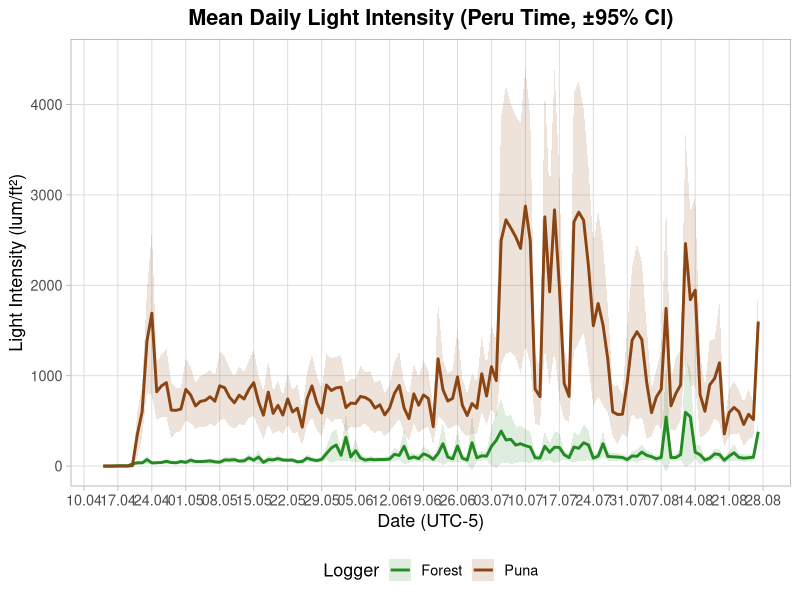
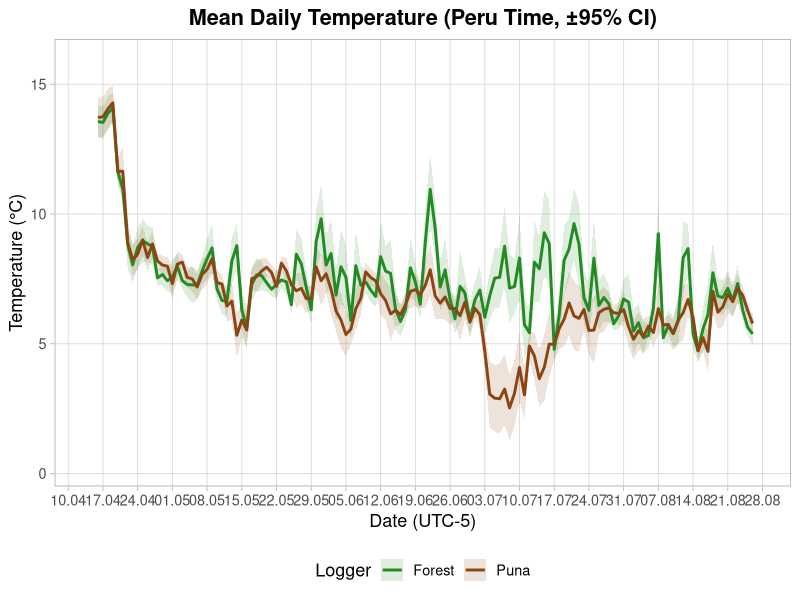
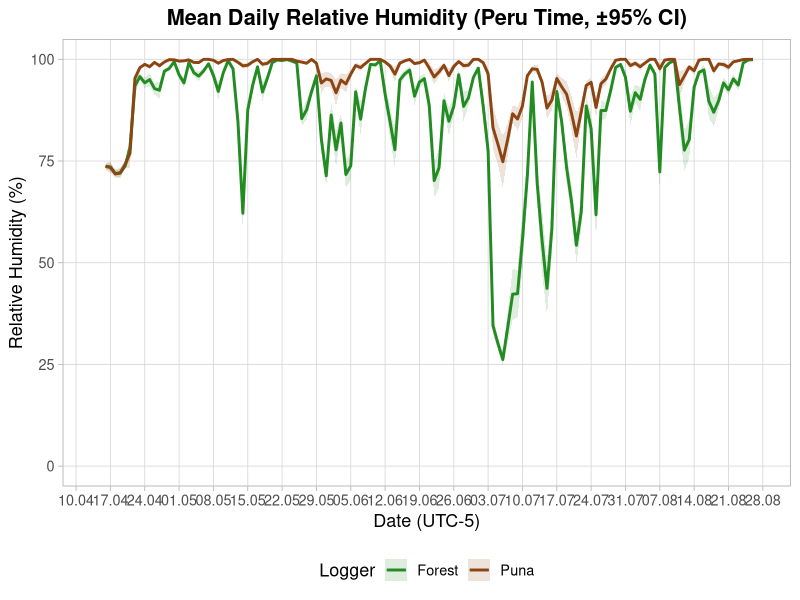
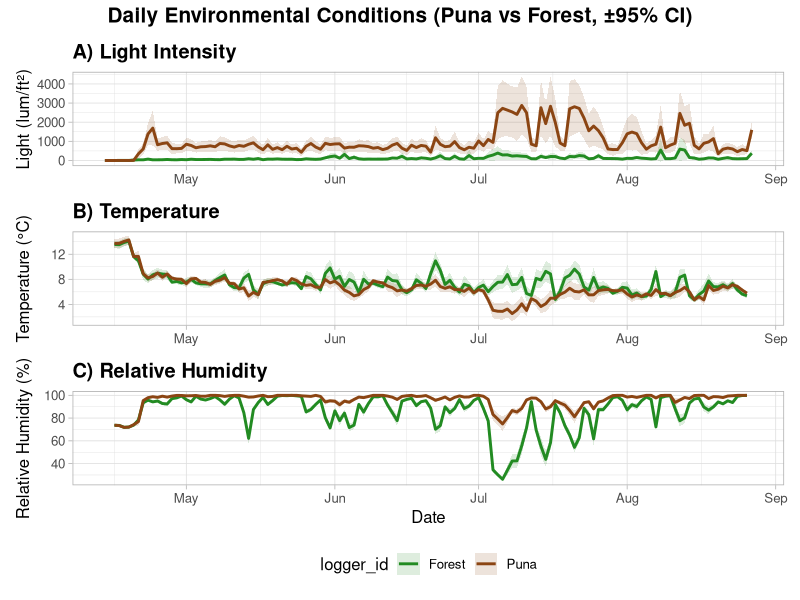

Write R code to recreate these figures, in order.
## ---- chunk 1
setwd("C:/Users/edith clemente arena/Desktop/EPIFITAS -GRADIENTE/treeline-epiphytes/treeline-epiphytes")
climadata <- read.csv("dataclima.csv", header = TRUE, sep = ";", stringsAsFactors = FALSE)
str(climadata)      # Estructura de la base de datos
head(climadata)
head(climadata$date_hour)
str(climadata$date_hour)
## ---- chunk 2
library(dplyr)
library(ggplot2)
library(lubridate)
library(tidyr)

# 1️⃣ Convertir la fecha-hora al formato correcto
climadata <- climadata %>%
  mutate(date_hour = as.POSIXct(date_hour, format = "%d/%m/%Y %H:%M", tz = "America/Lima"))

# 2️⃣ Reorganizar datos en formato largo (para ggplot)
clima_long <- climadata %>%
  select(date_hour, ilum_puna, ilum_forest) %>%
  pivot_longer(
    cols = c(ilum_puna, ilum_forest),
    names_to = "logger_id",
    values_to = "light_lum_ft2"
  ) %>%
  mutate(date = as.Date(date_hour))  # extraer solo la fecha

# 3️⃣ Calcular la media diaria ±95% CI por logger
daily_light <- clima_long %>%
  group_by(date, logger_id) %>%
  summarise(
    n_obs   = sum(!is.na(light_lum_ft2)),
    light_mean = mean(light_lum_ft2, na.rm = TRUE),
    light_sd   = sd(light_lum_ft2, na.rm = TRUE),
    se_l       = light_sd / sqrt(pmax(n_obs, 1)),
    tcrit      = qt(0.975, df = pmax(n_obs - 1, 1)),
    ci         = tcrit * se_l,
    .groups = "drop"
  )

# 4️⃣ Gráfico: Mean Daily Light Intensity (±95% CI)
ggplot(daily_light, aes(x = date, y = light_mean, color = logger_id, fill = logger_id)) +
  geom_ribbon(aes(ymin = light_mean - ci, ymax = light_mean + ci), alpha = 0.15, color = NA) +
  geom_line(linewidth = 1) +
  labs(
    title = "Mean Daily Light Intensity (Peru Time, ±95% CI)",
    x = "Date (UTC-5)",
    y = "Light Intensity (lum/ft²)",
    color = "Logger",
    fill  = "Logger"
  ) +
  scale_color_manual(values = c(
    "ilum_forest" = "#228B22",
    "ilum_puna"   = "#8B4513"
  ),
  labels = c("Forest", "Puna")) +
  scale_fill_manual(values = c(
    "ilum_forest" = "#228B22",
    "ilum_puna"   = "#8B4513"
  ),
  labels = c("Forest", "Puna")) +
  scale_x_date(date_breaks = "7 days", date_labels = "%d.%m") +
  coord_cartesian(ylim = c(0, 4500)) +                        # ajusta el rango según tus valores
  scale_y_continuous(breaks = seq(0, 9000, by = 1000)) +
  theme_light(base_size = 13) +
  theme(
    legend.position = "bottom",
    panel.grid.major = element_line(color = "grey85", linewidth = 0.3),
    panel.grid.minor = element_blank(),
    plot.title = element_text(face = "bold", hjust = 0.5)
  )

## ---- chunk 3
library(dplyr)
library(ggplot2)
library(lubridate)
library(tidyr)

# 1️⃣ Convertir la fecha-hora al formato correcto
climadata <- climadata %>%
  mutate(date_hour = as.POSIXct(date_hour, format = "%d/%m/%Y %H:%M", tz = "America/Lima"))

# 2️⃣ Reorganizar datos en formato largo
temp_long <- climadata %>%
  select(date_hour, temp_puna, temp_forest) %>%
  pivot_longer(
    cols = c(temp_puna, temp_forest),
    names_to = "logger_id",
    values_to = "temperature"
  ) %>%
  mutate(date = as.Date(date_hour))

# 3️⃣ Calcular la media diaria ±95% CI por logger
daily_temp <- temp_long %>%
  group_by(date, logger_id) %>%
  summarise(
    n_obs   = sum(!is.na(temperature)),
    temp_mean = mean(temperature, na.rm = TRUE),
    temp_sd   = sd(temperature, na.rm = TRUE),
    se_t      = temp_sd / sqrt(pmax(n_obs, 1)),
    tcrit     = qt(0.975, df = pmax(n_obs - 1, 1)),
    ci        = tcrit * se_t,
    .groups = "drop"
  )

# 4️⃣ Gráfico: Mean Daily Temperature (±95% CI)
ggplot(daily_temp, aes(x = date, y = temp_mean, color = logger_id, fill = logger_id)) +
  geom_ribbon(aes(ymin = temp_mean - ci, ymax = temp_mean + ci), alpha = 0.15, color = NA) +
  geom_line(linewidth = 1) +
  labs(
    title = "Mean Daily Temperature (Peru Time, ±95% CI)",
    x = "Date (UTC-5)",
    y = "Temperature (°C)",
    color = "Logger",
    fill  = "Logger"
  ) +
  scale_color_manual(values = c(
    "temp_forest" = "#228B22",  # verde
    "temp_puna"   = "#8B4513"   # marrón
  ),
  labels = c("Forest", "Puna")) +
  scale_fill_manual(values = c(
    "temp_forest" = "#228B22",
    "temp_puna"   = "#8B4513"
  ),
  labels = c("Forest", "Puna")) +
  scale_x_date(date_breaks = "7 days", date_labels = "%d.%m") +
  coord_cartesian(ylim = c(min(daily_temp$temp_mean - daily_temp$ci, na.rm = TRUE) - 1,
                           max(daily_temp$temp_mean + daily_temp$ci, na.rm = TRUE) + 1)) +
  theme_light(base_size = 13) +
  theme(
    legend.position = "bottom",
    panel.grid.major = element_line(color = "grey85", linewidth = 0.3),
    panel.grid.minor = element_blank(),
    plot.title = element_text(face = "bold", hjust = 0.5)
  )

## ---- chunk 4
library(dplyr)
library(ggplot2)
library(lubridate)
library(tidyr)

# 1️⃣ Convertir fecha y hora
climadata <- climadata %>%
  mutate(date_hour = as.POSIXct(date_hour, format = "%d/%m/%Y %H:%M", tz = "America/Lima"))

# 2️⃣ Reorganizar datos (formato largo)
hr_long <- climadata %>%
  select(date_hour, hr_puna, hr_forest) %>%
  pivot_longer(
    cols = c(hr_puna, hr_forest),
    names_to = "logger_id",
    values_to = "humidity"
  ) %>%
  mutate(date = as.Date(date_hour))

# 3️⃣ Calcular media diaria ±95% CI por logger
daily_hr <- hr_long %>%
  group_by(date, logger_id) %>%
  summarise(
    n_obs   = sum(!is.na(humidity)),
    hr_mean = mean(humidity, na.rm = TRUE),
    hr_sd   = sd(humidity, na.rm = TRUE),
    se_h    = hr_sd / sqrt(pmax(n_obs, 1)),
    tcrit   = qt(0.975, df = pmax(n_obs - 1, 1)),
    ci      = tcrit * se_h,
    .groups = "drop"
  )

# 4️⃣ Gráfico: Mean Daily Relative Humidity (±95% CI)
ggplot(daily_hr, aes(x = date, y = hr_mean, color = logger_id, fill = logger_id)) +
  geom_ribbon(aes(ymin = hr_mean - ci, ymax = hr_mean + ci), alpha = 0.15, color = NA) +
  geom_line(linewidth = 1) +
  labs(
    title = "Mean Daily Relative Humidity (Peru Time, ±95% CI)",
    x = "Date (UTC-5)",
    y = "Relative Humidity (%)",
    color = "Logger",
    fill  = "Logger"
  ) +
  scale_color_manual(values = c(
    "hr_forest" = "#228B22",  # verde bosque
    "hr_puna"   = "#8B4513"   # marrón puna
  ),
  labels = c("Forest", "Puna")) +
  scale_fill_manual(values = c(
    "hr_forest" = "#228B22",
    "hr_puna"   = "#8B4513"
  ),
  labels = c("Forest", "Puna")) +
  scale_x_date(date_breaks = "7 days", date_labels = "%d.%m") +
  coord_cartesian(ylim = c(0, 100)) +  # HR va de 0–100%
  theme_light(base_size = 13) +
  theme(
    legend.position = "bottom",
    panel.grid.major = element_line(color = "grey85", linewidth = 0.3),
    panel.grid.minor = element_blank(),
    plot.title = element_text(face = "bold", hjust = 0.5)
  )

## ---- chunk 5
library(dplyr)
library(ggplot2)
library(lubridate)
library(tidyr)
library(patchwork)

# Asegurar que las fechas estén bien formateadas
climadata <- climadata %>%
  mutate(date_hour = as.POSIXct(date_hour, format = "%d/%m/%Y %H:%M", tz = "America/Lima"),
         date = as.Date(date_hour))

# ---------------------------
# 1️⃣ LUZ (ilum_puna / ilum_forest)
# ---------------------------
light_long <- climadata %>%
  select(date_hour, ilum_puna, ilum_forest) %>%
  pivot_longer(cols = c(ilum_puna, ilum_forest),
               names_to = "logger_id", values_to = "light") %>%
  mutate(date = as.Date(date_hour))

daily_light <- light_long %>%
  group_by(date, logger_id) %>%
  summarise(
    n_obs = sum(!is.na(light)),
    mean = mean(light, na.rm = TRUE),
    sd = sd(light, na.rm = TRUE),
    se = sd / sqrt(pmax(n_obs, 1)),
    tcrit = qt(0.975, df = pmax(n_obs - 1, 1)),
    ci = tcrit * se,
    .groups = "drop"
  )

g_light <- ggplot(daily_light, aes(x = date, y = mean, color = logger_id, fill = logger_id)) +
  geom_ribbon(aes(ymin = mean - ci, ymax = mean + ci), alpha = 0.15, color = NA) +
  geom_line(linewidth = 1) +
  labs(y = "Light (lum/ft²)", x = NULL, title = "A) Light Intensity") +
  scale_color_manual(values = c("ilum_forest" = "#228B22", "ilum_puna" = "#8B4513"),
                     labels = c("Forest", "Puna")) +
  scale_fill_manual(values = c("ilum_forest" = "#228B22", "ilum_puna" = "#8B4513"),
                    labels = c("Forest", "Puna")) +
  theme_light(base_size = 12) +
  theme(legend.position = "none",
        plot.title = element_text(face = "bold"))

# ---------------------------
# 2️⃣ TEMPERATURA
# ---------------------------
temp_long <- climadata %>%
  select(date_hour, temp_puna, temp_forest) %>%
  pivot_longer(cols = c(temp_puna, temp_forest),
               names_to = "logger_id", values_to = "temperature") %>%
  mutate(date = as.Date(date_hour))

daily_temp <- temp_long %>%
  group_by(date, logger_id) %>%
  summarise(
    n_obs = sum(!is.na(temperature)),
    mean = mean(temperature, na.rm = TRUE),
    sd = sd(temperature, na.rm = TRUE),
    se = sd / sqrt(pmax(n_obs, 1)),
    tcrit = qt(0.975, df = pmax(n_obs - 1, 1)),
    ci = tcrit * se,
    .groups = "drop"
  )

g_temp <- ggplot(daily_temp, aes(x = date, y = mean, color = logger_id, fill = logger_id)) +
  geom_ribbon(aes(ymin = mean - ci, ymax = mean + ci), alpha = 0.15, color = NA) +
  geom_line(linewidth = 1) +
  labs(y = "Temperature (°C)", x = NULL, title = "B) Temperature") +
  scale_color_manual(values = c("temp_forest" = "#228B22", "temp_puna" = "#8B4513"),
                     labels = c("Forest", "Puna")) +
  scale_fill_manual(values = c("temp_forest" = "#228B22", "temp_puna" = "#8B4513"),
                    labels = c("Forest", "Puna")) +
  theme_light(base_size = 12) +
  theme(legend.position = "none",
        plot.title = element_text(face = "bold"))

# ---------------------------
# 3️⃣ HUMEDAD RELATIVA
# ---------------------------
hr_long <- climadata %>%
  select(date_hour, hr_puna, hr_forest) %>%
  pivot_longer(cols = c(hr_puna, hr_forest),
               names_to = "logger_id", values_to = "humidity") %>%
  mutate(date = as.Date(date_hour))

daily_hr <- hr_long %>%
  group_by(date, logger_id) %>%
  summarise(
    n_obs = sum(!is.na(humidity)),
    mean = mean(humidity, na.rm = TRUE),
    sd = sd(humidity, na.rm = TRUE),
    se = sd / sqrt(pmax(n_obs, 1)),
    tcrit = qt(0.975, df = pmax(n_obs - 1, 1)),
    ci = tcrit * se,
    .groups = "drop"
  )

g_hr <- ggplot(daily_hr, aes(x = date, y = mean, color = logger_id, fill = logger_id)) +
  geom_ribbon(aes(ymin = mean - ci, ymax = mean + ci), alpha = 0.15, color = NA) +
  geom_line(linewidth = 1) +
  labs(y = "Relative Humidity (%)", x = "Date", title = "C) Relative Humidity") +
  scale_color_manual(values = c("hr_forest" = "#228B22", "hr_puna" = "#8B4513"),
                     labels = c("Forest", "Puna")) +
  scale_fill_manual(values = c("hr_forest" = "#228B22", "hr_puna" = "#8B4513"),
                    labels = c("Forest", "Puna")) +
  theme_light(base_size = 12) +
  theme(legend.position = "bottom",
        plot.title = element_text(face = "bold"))

# ---------------------------
# 4️⃣ COMBINAR LOS GRÁFICOS
# ---------------------------
(g_light / g_temp / g_hr) +
  plot_layout(heights = c(1, 1, 1)) +
  plot_annotation(
    title = "Daily Environmental Conditions (Puna vs Forest, ±95% CI)",
    theme = theme(plot.title = element_text(hjust = 0.5, face = "bold", size = 15))
  )

